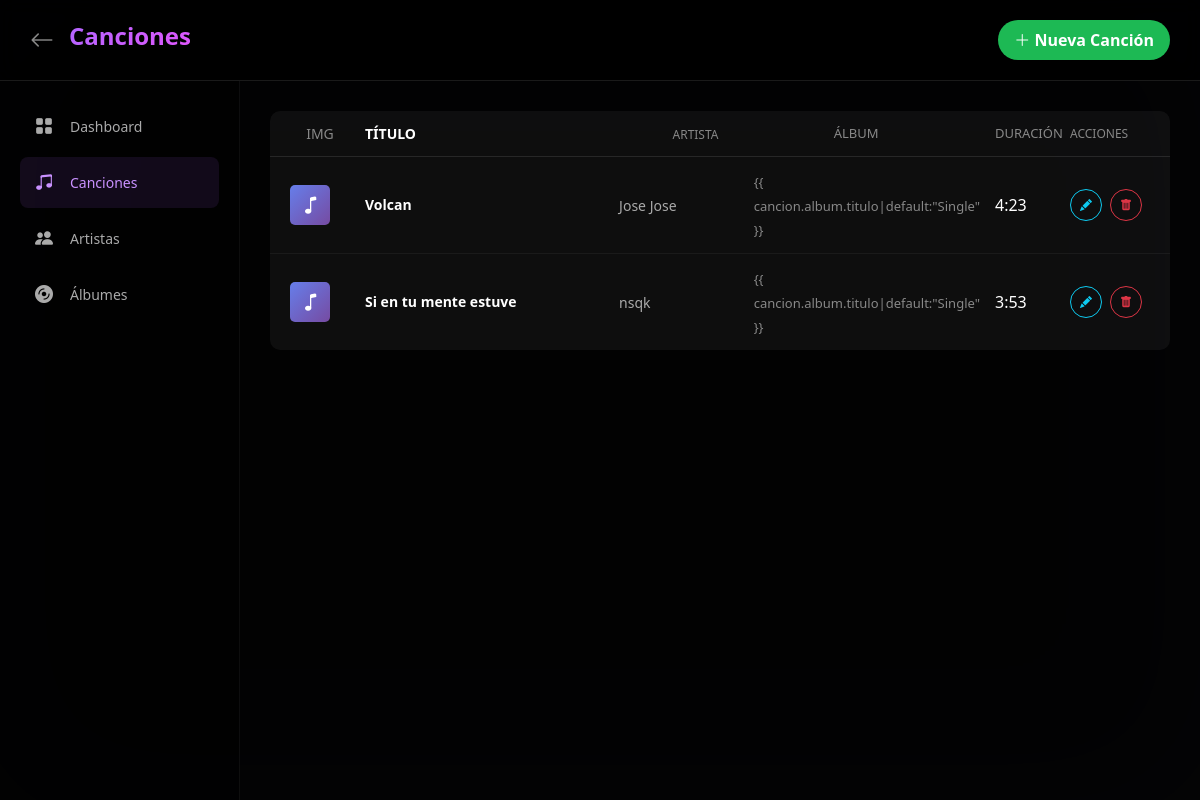
Page /canciones/ (signed in) on the earlier database version.
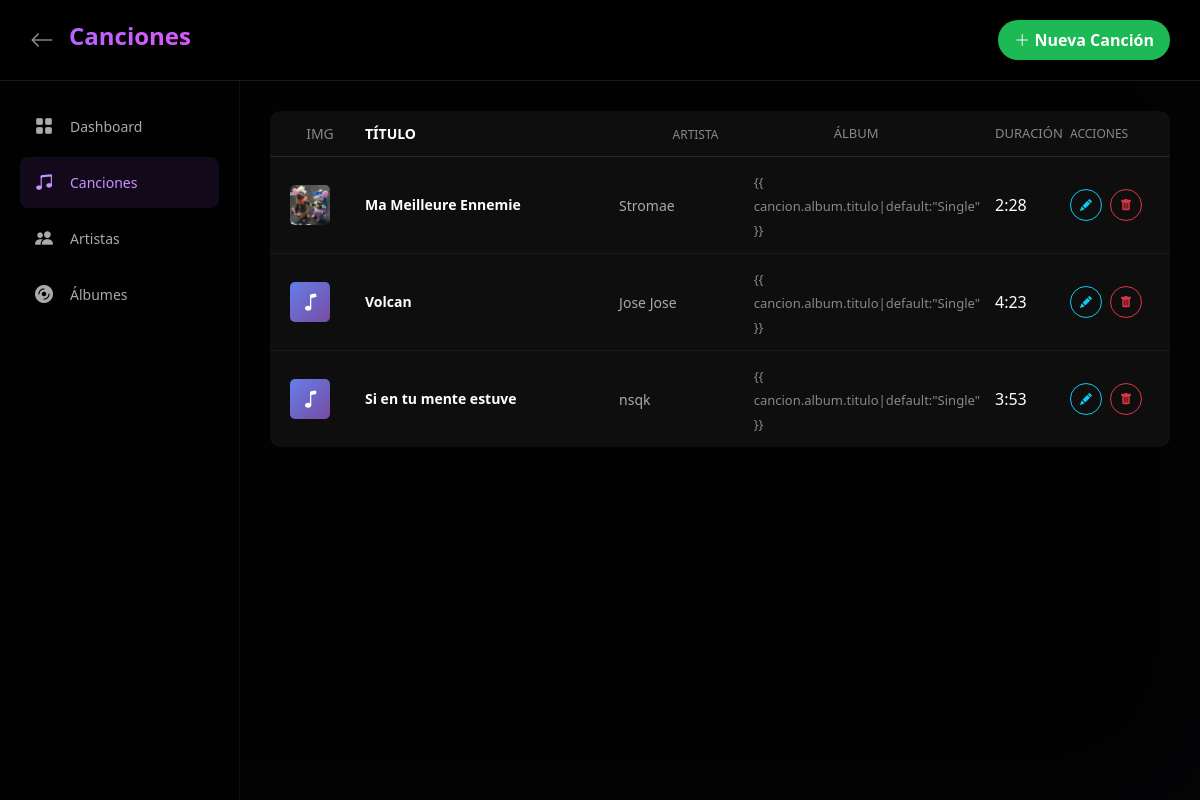
Same page on the later database version.
### music/models.py (models this page shows, shortened)
class Cancion(models.Model):
    titulo = models.CharField(max_length=100, db_index=True)
    slug = models.SlugField(max_length=110, unique=True, blank=True, db_index=True)
    artistas = models.ManyToManyField(Artista, related_name="canciones")
    album = models.ForeignKey(
        Album,
        on_delete=models.SET_NULL,
        null=True,
        blank=True,
        related_name='canciones'
    )
    minutos = models.PositiveIntegerField(
        default=0,
        validators=[MinValueValidator(0), MaxValueValidator(59)]
    )
    segundos = models.PositiveIntegerField(
        default=0,
        validators=[MinValueValidator(0), MaxValueValidator(59)]
    )
    portada = models.ImageField(upload_to='portadas_canciones/', null=True, blank=True)
    archivo = models.FileField(upload_to='musica/', null=True, blank=True)
    reproducciones = models.PositiveIntegerField(default=0)
    favorita = models.BooleanField(default=False)
    fecha_subida = models.DateTimeField(auto_now_add=True)
    fecha_modificacion = models.DateTimeField(auto_now=True)
    activa = models.BooleanField(default=True)
    class Meta:
        ordering = ['-fecha_subida', 'titulo']
        verbose_name = 'Canción'
        verbose_name_plural = 'Canciones'
        unique_together = ('titulo', 'archivo')
        indexes = [
            models.Index(fields=['-fecha_subida']),
            models.Index(fields=['favorita']),
            models.Index(fields=['activa']),
        ]
    @property
    def duracion_formateada(self):
        return f"{self.minutos}:{self.segundos:02d}"
    def artistas_nombres(self):
        return ", ".join([artista.nombre for artista in self.artistas.all()])

class Artista(models.Model):
    nombre = models.CharField(max_length=100, unique=True, db_index=True)
    slug = models.SlugField(max_length=110, unique=True, blank=True, db_index=True)
    biografia = models.TextField(blank=True, null=True)
    imagen = models.ImageField(upload_to='artistas/', blank=True, null=True)
    fecha_creacion = models.DateTimeField(auto_now_add=True)
    class Meta:
        ordering = ['nombre']
        verbose_name = 'Artista'
        verbose_name_plural = 'Artistas'

### music/views.py (the view)
# urls.py: path('canciones/', views.CancionListView.as_view(), name='lista_canciones'),
class CancionListView(AdminRequiredMixin, ListView):
    model = Cancion
    template_name = 'music/crud/lista_canciones.html'
    context_object_name = 'canciones'
    paginate_by = 20

### music/views.py (called while the page is built)
def es_administrador(user):
    return user.groups.filter(name='Administrador').exists() or user.is_superuser

    def test_func(self):
        return es_administrador(self.request.user)

### music/templates/music/crud/lista_canciones.html (shortened to what the changed rows need)
{% extends 'music/base.html' %}
{% load static %}
{% block extra_css %}
<link rel="stylesheet" href="{% static 'music/css/crud.css' %}">
{% endblock %}
{% block content %}
<div class="library-container">
    <div class="library-content">
        <header class="library-header">
            <div class="header-left">
                <h1 class="page-title">Canciones</h1>
            </div>
        </header>
        <div class="library-main">
            <main class="library-body">
                <div class="songs-list">
                    {% for cancion in canciones %}
                    <div class="song-item grid-canciones">
                        <div class="song-image">
                            {% if cancion.portada %}
                            <img src="{{ cancion.portada.url }}" alt="{{ cancion.titulo }}">
                            {% elif cancion.album.portada %}
                            <img src="{{ cancion.album.portada.url }}" alt="{{ cancion.titulo }}">
                            {% else %}
                            <div class="song-icon-small">
                                <i class="bi bi-music-note"></i>
                            </div>
                            {% endif %}
                        </div>
                        <div class="song-info">
                            <h4 class="song-title">{{ cancion.titulo }}</h4>
                        </div>
                        <div class="song-artist-name">
                            <span style="color: #aaa; font-size: 14px;">{{ cancion.artistas_nombres }}</span>
                        </div>
                        <div class="song-album-name">
                            <span style="color: #888; font-size: 13px;">{{ cancion.album.titulo|default:"Single"
                                }}</span>
                        </div>
                        <div class="song-dur">
                            {{ cancion.duracion_formateada }}
                        </div>
                        <div class="actions d-flex gap-2">
                            <a href="{% url 'editar_cancion' cancion.id %}"
                                class="btn btn-sm btn-outline-info btn-action-circle">
                                <i class="bi bi-pencil-fill" style="font-size: 12px;"></i>
                            </a>
                            <a href="{% url 'eliminar_cancion' cancion.id %}"
                                class="btn btn-sm btn-outline-danger btn-action-circle">
                                <i class="bi bi-trash-fill" style="font-size: 12px;"></i>
                            </a>
                        </div>
                    </div>
                    {% empty %}
                    <div class="no-items">
                        <i class="bi bi-music-note-beamed"></i>
                        <p>No hay canciones registradas.</p>
                    </div>
                    {% endfor %}
                </div>
            </main>
        </div>
    </div>
</div>
{% endblock %}

Differences in the rows shown:
added Cancion: portada (picture), titulo "Ma Meilleure Ennemie", artistas_nombres "Stromae", duracion_formateada "2:28"
